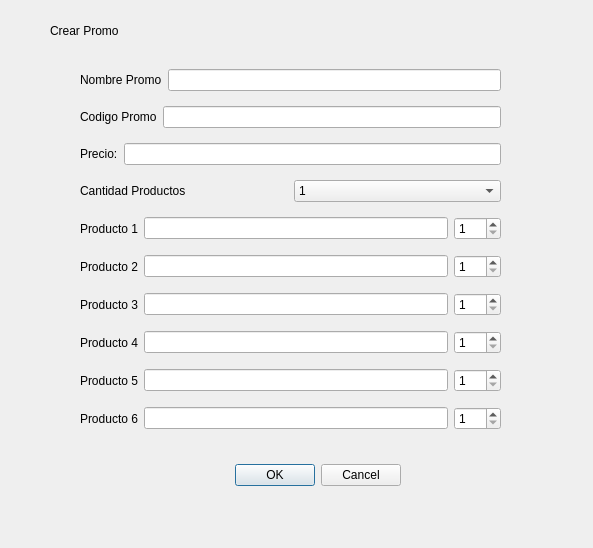
<?xml version="1.0" encoding="UTF-8"?>
<ui version="4.0">
 <class>Dialog</class>
 <widget class="QDialog" name="Dialog">
  <property name="geometry">
   <rect>
    <x>0</x>
    <y>0</y>
    <width>593</width>
    <height>548</height>
   </rect>
  </property>
  <property name="windowTitle">
   <string>Dialog</string>
  </property>
  <widget class="QDialogButtonBox" name="buttonBox">
   <property name="geometry">
    <rect>
     <x>-80</x>
     <y>450</y>
     <width>481</width>
     <height>51</height>
    </rect>
   </property>
   <property name="orientation">
    <enum>Qt::Horizontal</enum>
   </property>
   <property name="standardButtons">
    <set>QDialogButtonBox::Cancel|QDialogButtonBox::Ok</set>
   </property>
  </widget>
  <widget class="QLabel" name="label">
   <property name="geometry">
    <rect>
     <x>50</x>
     <y>10</y>
     <width>231</width>
     <height>41</height>
    </rect>
   </property>
   <property name="text">
    <string>Crear Promo</string>
   </property>
  </widget>
  <widget class="QWidget" name="layoutWidget">
   <property name="geometry">
    <rect>
     <x>80</x>
     <y>60</y>
     <width>421</width>
     <height>381</height>
    </rect>
   </property>
   <layout class="QVBoxLayout" name="verticalLayout">
    <item>
     <layout class="QHBoxLayout" name="horizontalLayout_9">
      <item>
       <widget class="QLabel" name="label_10">
        <property name="text">
         <string>Nombre Promo</string>
        </property>
       </widget>
      </item>
      <item>
       <widget class="QLineEdit" name="nombreInput"/>
      </item>
     </layout>
    </item>
    <item>
     <layout class="QHBoxLayout" name="horizontalLayout">
      <item>
       <widget class="QLabel" name="label_2">
        <property name="text">
         <string>Codigo Promo</string>
        </property>
       </widget>
      </item>
      <item>
       <widget class="QLineEdit" name="codigoInput"/>
      </item>
     </layout>
    </item>
    <item>
     <layout class="QHBoxLayout" name="horizontalLayout_10">
      <item>
       <widget class="QLabel" name="label_11">
        <property name="text">
         <string>Precio:</string>
        </property>
       </widget>
      </item>
      <item>
       <widget class="QLineEdit" name="precioInput"/>
      </item>
     </layout>
    </item>
    <item>
     <layout class="QHBoxLayout" name="horizontalLayout_7">
      <item>
       <widget class="QLabel" name="label_8">
        <property name="text">
         <string>Cantidad Productos</string>
        </property>
       </widget>
      </item>
      <item>
       <widget class="QComboBox" name="comboBox">
        <item>
         <property name="text">
          <string>1</string>
         </property>
        </item>
        <item>
         <property name="text">
          <string>2</string>
         </property>
        </item>
        <item>
         <property name="text">
          <string>3</string>
         </property>
        </item>
        <item>
         <property name="text">
          <string>4</string>
         </property>
        </item>
        <item>
         <property name="text">
          <string>5</string>
         </property>
        </item>
        <item>
         <property name="text">
          <string>6</string>
         </property>
        </item>
       </widget>
      </item>
     </layout>
    </item>
    <item>
     <layout class="QHBoxLayout" name="horizontalLayout_4">
      <item>
       <widget class="QLabel" name="label_5">
        <property name="text">
         <string>Producto 1</string>
        </property>
       </widget>
      </item>
      <item>
       <widget class="QLineEdit" name="producto1_input"/>
      </item>
      <item>
       <widget class="QSpinBox" name="producto1_spinbox">
        <property name="minimum">
         <number>1</number>
        </property>
        <property name="maximum">
         <number>100</number>
        </property>
       </widget>
      </item>
     </layout>
    </item>
    <item>
     <layout class="QHBoxLayout" name="horizontalLayout_2">
      <item>
       <widget class="QLabel" name="label_3">
        <property name="text">
         <string>Producto 2</string>
        </property>
       </widget>
      </item>
      <item>
       <widget class="QLineEdit" name="producto2_input"/>
      </item>
      <item>
       <widget class="QSpinBox" name="producto2_spinbox">
        <property name="minimum">
         <number>1</number>
        </property>
        <property name="maximum">
         <number>100</number>
        </property>
       </widget>
      </item>
     </layout>
    </item>
    <item>
     <layout class="QHBoxLayout" name="horizontalLayout_3">
      <item>
       <widget class="QLabel" name="label_4">
        <property name="text">
         <string>Producto 3</string>
        </property>
       </widget>
      </item>
      <item>
       <widget class="QLineEdit" name="producto3_input"/>
      </item>
      <item>
       <widget class="QSpinBox" name="producto3_spinbox">
        <property name="minimum">
         <number>1</number>
        </property>
        <property name="maximum">
         <number>100</number>
        </property>
       </widget>
      </item>
     </layout>
    </item>
    <item>
     <layout class="QHBoxLayout" name="horizontalLayout_6">
      <item>
       <widget class="QLabel" name="label_7">
        <property name="text">
         <string>Producto 4</string>
        </property>
       </widget>
      </item>
      <item>
       <widget class="QLineEdit" name="producto4_input"/>
      </item>
      <item>
       <widget class="QSpinBox" name="producto4_spinbox">
        <property name="minimum">
         <number>1</number>
        </property>
        <property name="maximum">
         <number>100</number>
        </property>
       </widget>
      </item>
     </layout>
    </item>
    <item>
     <layout class="QHBoxLayout" name="horizontalLayout_8">
      <item>
       <widget class="QLabel" name="label_9">
        <property name="text">
         <string>Producto 5</string>
        </property>
       </widget>
      </item>
      <item>
       <widget class="QLineEdit" name="producto5_input"/>
      </item>
      <item>
       <widget class="QSpinBox" name="producto5_spinbox">
        <property name="minimum">
         <number>1</number>
        </property>
        <property name="maximum">
         <number>100</number>
        </property>
       </widget>
      </item>
     </layout>
    </item>
    <item>
     <layout class="QHBoxLayout" name="horizontalLayout_5">
      <item>
       <widget class="QLabel" name="label_6">
        <property name="text">
         <string>Producto 6</string>
        </property>
       </widget>
      </item>
      <item>
       <widget class="QLineEdit" name="producto6_input"/>
      </item>
      <item>
       <widget class="QSpinBox" name="producto6_spinbox">
        <property name="minimum">
         <number>1</number>
        </property>
        <property name="maximum">
         <number>100</number>
        </property>
       </widget>
      </item>
     </layout>
    </item>
   </layout>
  </widget>
 </widget>
 <resources/>
 <connections>
  <connection>
   <sender>buttonBox</sender>
   <signal>accepted()</signal>
   <receiver>Dialog</receiver>
   <slot>accept()</slot>
   <hints>
    <hint type="sourcelabel">
     <x>248</x>
     <y>254</y>
    </hint>
    <hint type="destinationlabel">
     <x>157</x>
     <y>274</y>
    </hint>
   </hints>
  </connection>
  <connection>
   <sender>buttonBox</sender>
   <signal>rejected()</signal>
   <receiver>Dialog</receiver>
   <slot>reject()</slot>
   <hints>
    <hint type="sourcelabel">
     <x>316</x>
     <y>260</y>
    </hint>
    <hint type="destinationlabel">
     <x>286</x>
     <y>274</y>
    </hint>
   </hints>
  </connection>
 </connections>
</ui>
